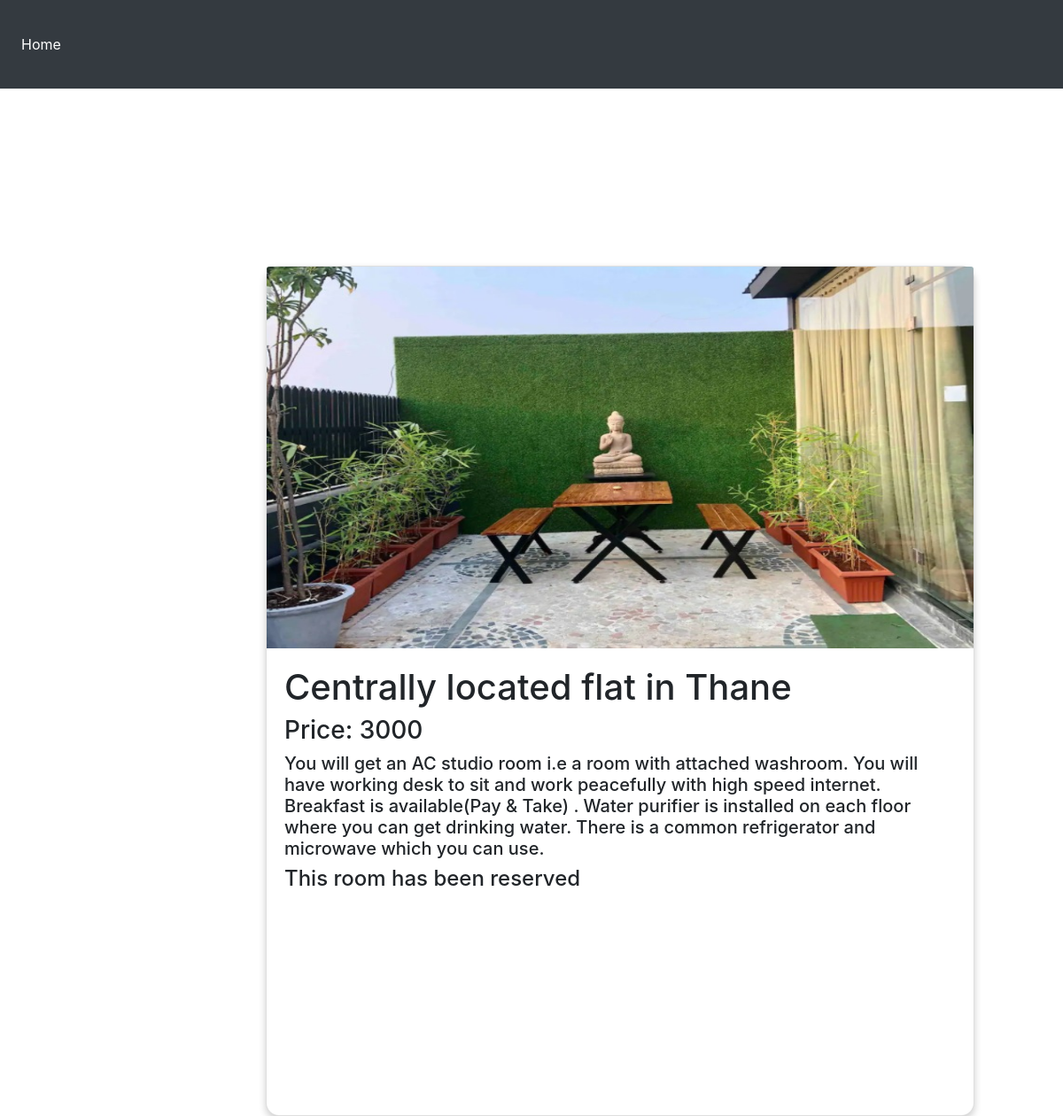
Page /room/4 on the committed database.
### website/models.py (models this page shows, shortened)
class Room(models.Model):
    HOUSE_STATUS=(
        ('r', 'Reserved'),
        ('a', 'Available'),
        ('m', 'On maintainence'),
     )
    size = models.IntegerField(blank=False, null = False)
    address = models.TextField(blank=False, null = False)
    capacity = models.TextField(blank=False, null = False)
    city=models.CharField(choices=CITY_CHOICES,max_length=10,default="Pune")
    cost = models.TextField(blank=False, null = False)
    name = models.CharField(max_length=250,default = "Room name")
    description = models.TextField(max_length=800, default="Sample description")
    email = models.ForeignKey(CustomUser, on_delete=models.CASCADE)
    image = models.ImageField(upload_to='images',default='images/default_room.jpg',blank=True)
    start_date = models.DateTimeField(default=timezone.now,blank=True)
    end_date = models.DateTimeField(default=timezone.now,blank=True)
    status = models.CharField(
        max_length=1,
        choices=HOUSE_STATUS,
        blank=True,
        default='a',
        help_text='Room availability',
    )
    class Meta:
        ordering = ['name']

### website/views.py (the view, shortened to what this page needs)
# urls.py: path('room/<int:pk>', views.RoomBookingView.as_view(), name='room-detail'),
class RoomBookingView(FormMixin,DetailView):
    model = Room
    form_class = ReservationForm
    template_name = 'room_detail_new2.html'
    def get_context_data(self, **kwargs):
        context = super(RoomBookingView, self).get_context_data(**kwargs)
        context['form'] = ReservationForm(initial={'post': self.object})
        return context

### website/templates/room_detail_new2.html (shortened to what this page needs)
<!DOCTYPE html>
{% load static %}
<html lang="en">
  <head>
     <link rel="stylesheet" href="https://maxcdn.bootstrapcdn.com/bootstrap/4.0.0/css/bootstrap.min.css">
     <link rel="stylesheet" href="https://stackpath.bootstrapcdn.com/bootstrap/4.5.2/css/bootstrap.min.css">
    <link rel="stylesheet" href= "{% static 'css/roomstyle.css' %}">
  </head>
  <body>
    <nav class="navbar navbar-expand-lg navbar-dark bg-dark"  style="height:100px; width:100%;">
      <div class="collapse navbar-collapse" id="navbarNav">
        <ul class="navbar-nav">
          <li class="nav-item active">
            <a class="nav-link" href="/home">Home <span class="sr-only">(current)</span></a>
          </li>
        </ul>
      </div>
    </nav>
  <div class="card" style="width: 50rem; height:60rem;">
    <img src="{{MEDIA_URL}}{{ room.image.url }}" style="height: 45%;" class="card-img-top" alt="...">
    <div class="card-body">
      <form method="POST" action="">
      <h1>{{room.name}}</h1>
      <h3 >Price: {{room.cost}}</h3>
      <h5 >{{room.description}}</h5>
      {% if room.status == 'r' %}
      <h4>This room has been reserved</h4>
      {% else %}
      {% csrf_token %}
      {{form.as_p}}
      <button name="confirm_reservation" type="submit"> Reserve Room
      </button>
      {% endif %}
      </form>
    </div>
  </div>
</body>
</html>

### static/css/roomstyle.css (style rules this page uses)
.navbar { transition: all 0.4s; }
.navbar .nav-link { color: #fff; }
.card { box-shadow: 0 4px 8px 0 rgba(0,0,0,0.2); transition: 0.3s; border-radius: 15px; height: 350px; margin-top: 200px; margin-left: 300px; }

### rows in the picture
Room: image (picture), name "Centrally located flat in Thane", cost "3000", description "You will get an AC studio room i.e a room with attached washroom. You will have working desk to sit and work peacefully with high speed internet. Breakfast is available(Pay & Take) . Water purifier is installed on each floor where you can get drinking water. There is a common refrigerator and microwave which you can use."
